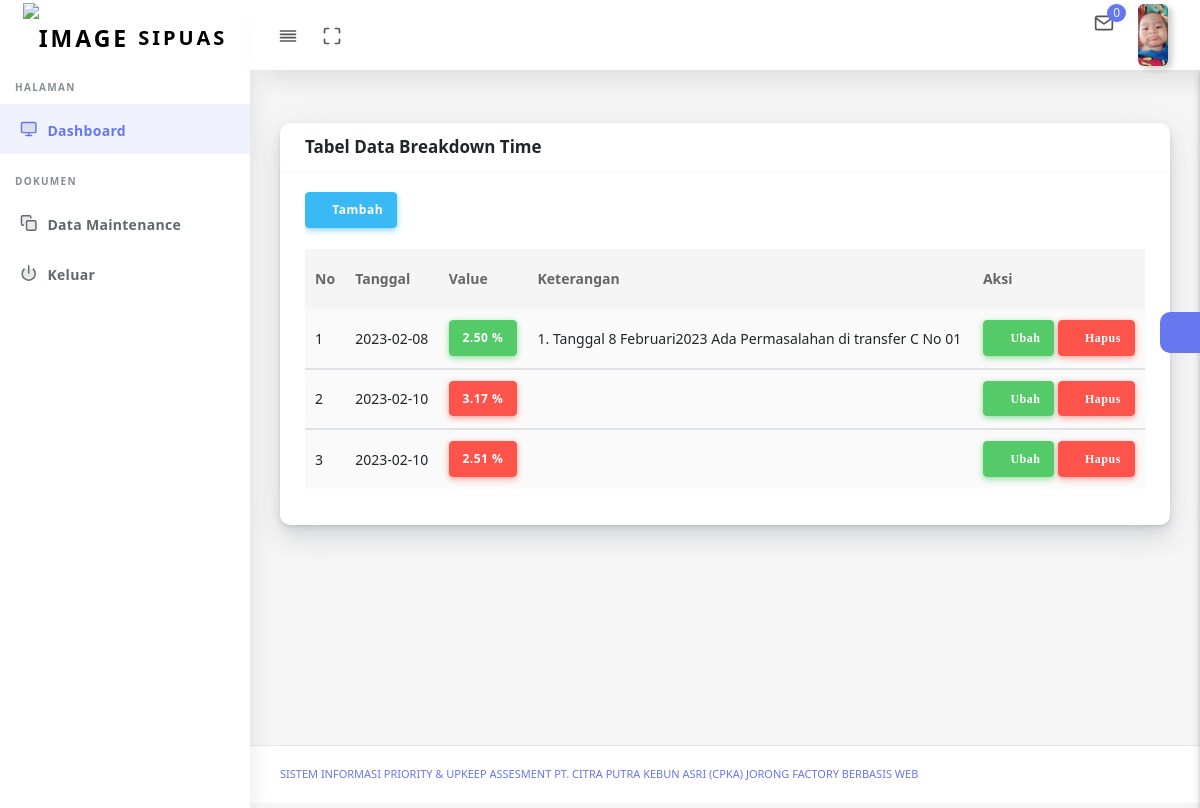
Page /data_breakdown_admin_maintenance.php (signed in) on the committed database.
### tables this page shows
CREATE TABLE `user` (
  `id_user` int(11) NOT NULL,
  `nama` text NOT NULL,
  `username` varchar(100) NOT NULL,
  `password` varchar(100) NOT NULL,
  `level` enum('Manager','Administrator','Admin_LAB','Admin_Proses','Admin_Maintenance','Admin_K3','Operator_Lab','Operator_Proses','Operator_Maintenaance','Operator_K3','Admin_Har','Superadmin') NOT NULL,
  `status` text NOT NULL,
  `foto` text NOT NULL,
  `id_pegawai` int(11) NOT NULL
);

CREATE TABLE `breakdown` (
  `id_bt` int(11) NOT NULL,
  `tgl_bt` date NOT NULL,
  `nilai` varchar(20) NOT NULL,
  `ket_bt` text
);

### data_breakdown_admin_maintenance.php (the view, shortened to what this page needs)
<!DOCTYPE html>
<html lang="en">
<head>
  <link rel="stylesheet" href="assets/css/app.min.css">
  <link rel="stylesheet" href="assets/bundles/datatables/datatables.min.css">
  <link rel="stylesheet" href="assets/bundles/datatables/DataTables-1.10.16/css/dataTables.bootstrap4.min.css">
  <link rel="stylesheet" href="assets/bundles/bootstrap-daterangepicker/daterangepicker.css">
  <link rel="stylesheet" href="assets/bundles/bootstrap-colorpicker/dist/css/bootstrap-colorpicker.min.css">
  <link rel="stylesheet" href="assets/bundles/select2/dist/css/select2.min.css">
  <link rel="stylesheet" href="assets/bundles/jquery-selectric/selectric.css">
  <link rel="stylesheet" href="assets/bundles/bootstrap-timepicker/css/bootstrap-timepicker.min.css">
  <link rel="stylesheet" href="assets/bundles/bootstrap-tagsinput/dist/bootstrap-tagsinput.css">
  <link rel="stylesheet" href="assets/css/style.css">
  <link rel="stylesheet" href="assets/css/components.css">
  <link rel="stylesheet" href="assets/css/custom.css">
</head>
<body>
  <div id="app">
    <div class="main-wrapper main-wrapper-1">
      <div class="navbar-bg"></div>
      <?php include ('proses/menu/menu_admin_maintenance.php')?>
      <div class="main-content">
        <section class="section">
          <div class="section-body">
            <div class="row">
              <div class="col-12">
                <div class="card">
                  <div class="card-header">
                    <h4>Tabel Data Breakdown Time</h4>
                  </div>
                  <div class="card-body">
                    <div class="table-responsive">
                    <button class="btn btn-icon btn-info" data-toggle="modal" data-target="#tambah">
                      <i class="fas fa-plus" aria-hidden="true"></i> Tambah
                                                    </button><br><br>
                      <table class="table table-striped table-hover" id="save-stage" style="width:100%;">
                      <thead>
                                        <tr>
                                            <th>No</th>
                                            <th>Tanggal</th>
                                            <th>Value</th>
                                            <th>Keterangan</th>
                                            <th>Aksi</th>
                                        </tr>
                                    </thead>
                                    <?php
                                                    $query = mysql_query("SELECT * FROM breakdown ORDER BY tgl_bt ASC");
                                                $no = 1;
                                                    while ($data = mysql_fetch_assoc($query)) {?>
                                    <tbody>
                                        <tr>
                                                <td> <?php echo $no++ ?></td>
                                                <td> <?php echo $data['tgl_bt']; ?></td>
                                                <?php if($data['nilai'] >= 2.51){ ?>
                                                  <td><button type="button" class="btn btn-icon btn-danger"> <?php echo $data['nilai']; ?> % </button></td>
                                                <?php }else{ ?>
                                                  <td> <button type="button" class="btn btn-icon btn-success"> <?php echo $data['nilai']; ?> % </button></td>
                                                <?php } ?>
                                                <td> <?php echo $data['ket_bt']; ?></td>
                                                <td class="td-actions text-center">
                                                         <a  href ="#edit" data-toggle="modal" data-id="<?php echo $data['id_bt'];?>"
                                                         data-target="#edit"><button type="button" rel="tooltip" class="btn btn-icon btn-success">
                                                            <i class="fa fa-edit"> Ubah</i>
                                                        </button></a>
  <a  href="#" onclick="confirm_modal('proses/admin_maintenance/hapus_bt.php?id=<?php echo $data['id_bt'];?>');">
  <button type="button" rel="tooltip" class="btn btn-icon btn-danger">
                                                            <i class="fas fa-trash"> Hapus</i>
                                                        </button></a>
                                                      </td>
                                        </tr>
                                    </tbody>
                                        <?php  } ?>
                      </table>
                    </div>
                  </div>
                </div>
              </div>
            </div>
          </div>
        </section>
        <div class="settingSidebar">
          <a href="javascript:void(0)" class="settingPanelToggle"> <i class="fa fa-spin fa-cog"></i>
          </a>
        </div>
      </div>
      <footer class="main-footer">
        <div class="footer-left">
          <a href="templateshub.net">Sistem Informasi Priority & Upkeep Assesment PT. Citra Putra Kebun Asri (CPKA) Jorong Factory Berbasis Web</a></a>
        </div>
      </footer>
    </div>
  </div>
</body>
</html>

### proses/menu/menu_admin_maintenance.php (shortened to what this page needs)
<nav class="navbar navbar-expand-lg main-navbar sticky">
        <div class="form-inline mr-auto">
          <ul class="navbar-nav mr-3">
            <li><a href="#" data-toggle="sidebar" class="nav-link nav-link-lg
									collapse-btn"> <i data-feather="align-justify"></i></a></li>
            <li><a href="#" class="nav-link nav-link-lg fullscreen-btn">
                <i data-feather="maximize"></i>
              </a></li>
          </ul>
        </div>
        <ul class="navbar-nav navbar-right">
        <?php
          $query =mysql_query("SELECT * FROM wtp_lab WHERE status_admin='Menunggu'");
           $z = mysql_num_rows($query)
           ?>
          <li class="dropdown dropdown-list-toggle"><a href="#" data-toggle="dropdown"
              class="nav-link nav-link-lg message-toggle"><i data-feather="mail"></i>
              <span class="badge headerBadge1">
              <?php echo $z; ?> </span> </a>
          </li>
          <li class="dropdown"><a href="#" data-toggle="dropdown"
              class="nav-link dropdown-toggle nav-link-lg nav-link-user">
			  <?php
                                    $id_user=$_SESSION['id_user'];
                                    $query_mysql = mysql_query("SELECT * FROM user WHERE id_user='$id_user'")or die(mysql_error());
                                    while($data = mysql_fetch_array($query_mysql)){
                                        ?>
			  <img alt="image" src="foto/<?php echo $data['foto']?>"
			  <?php } ?>
                class="user-img-radious-style"> <span class="d-sm-none d-lg-inline-block"></span></a>
          </li>
        </ul>
      </nav>
<div class="main-sidebar sidebar-style-2">
        <aside id="sidebar-wrapper">
          <div class="sidebar-brand">
            <a href="halaman.php"> <img alt="image" src="assets2/logo/logo.png" class="header-logo" /> <span
                class="logo-name">SIPUAS</span>
            </a>
          </div>
          <ul class="sidebar-menu">
            <li class="menu-header">Halaman</li>
            <li class="dropdown active">
              <a href="halaman.php" class="nav-link"><i data-feather="monitor"></i><span>Dashboard</span></a>
            </li>
            <li class="menu-header">Dokumen</li>
            <li class="dropdown">
              <a href="#" class="menu-toggle nav-link has-dropdown"><i data-feather="copy"></i><span> Data Maintenance</span></a>
            </li>
            <li class="dropdown">
              <a href="logout.php"><i
                  data-feather="power"></i><span>Keluar</span></a>
            </li>
          </ul>
        </aside>
      </div>

### rows in the picture
user: foto (picture)
breakdown: tgl_bt "2023-02-08", nilai "2.50", ket_bt "1. Tanggal 8 Februari2023 Ada Permasalahan di transfer C No 01"
breakdown: tgl_bt "2023-02-10", nilai "3.17"
breakdown: tgl_bt "2023-02-10", nilai "2.51"

### other values in the picture
$z "0"
